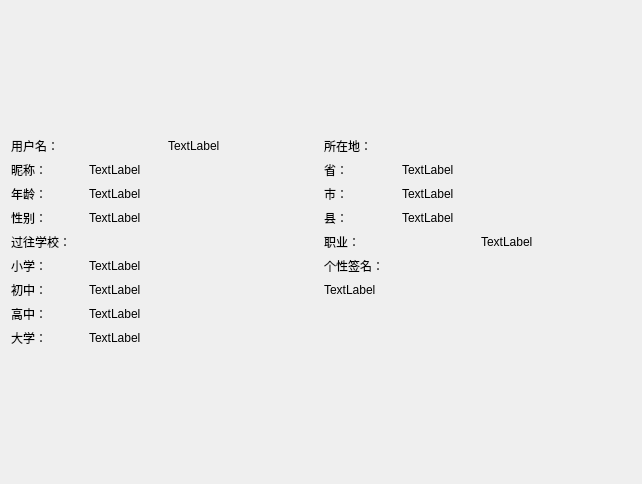
<?xml version="1.0" encoding="UTF-8"?>
<ui version="4.0">
 <class>UserInformation</class>
 <widget class="QWidget" name="UserInformation">
  <property name="geometry">
   <rect>
    <x>0</x>
    <y>0</y>
    <width>642</width>
    <height>484</height>
   </rect>
  </property>
  <property name="windowTitle">
   <string>个人信息</string>
  </property>
  <layout class="QGridLayout" name="gridLayout_2">
   <item row="0" column="0">
    <layout class="QGridLayout" name="gridLayout">
     <item row="0" column="0" colspan="2">
      <widget class="QLabel" name="label">
       <property name="text">
        <string>用户名：</string>
       </property>
      </widget>
     </item>
     <item row="0" column="2" colspan="2">
      <widget class="QLabel" name="userName_LB">
       <property name="sizePolicy">
        <sizepolicy hsizetype="Preferred" vsizetype="Fixed">
         <horstretch>0</horstretch>
         <verstretch>0</verstretch>
        </sizepolicy>
       </property>
       <property name="text">
        <string>TextLabel</string>
       </property>
      </widget>
     </item>
     <item row="0" column="4" colspan="3">
      <widget class="QLabel" name="label_12">
       <property name="sizePolicy">
        <sizepolicy hsizetype="Preferred" vsizetype="Fixed">
         <horstretch>0</horstretch>
         <verstretch>0</verstretch>
        </sizepolicy>
       </property>
       <property name="text">
        <string>所在地：</string>
       </property>
      </widget>
     </item>
     <item row="0" column="7">
      <widget class="QLabel" name="label_15">
       <property name="sizePolicy">
        <sizepolicy hsizetype="Preferred" vsizetype="Fixed">
         <horstretch>0</horstretch>
         <verstretch>0</verstretch>
        </sizepolicy>
       </property>
       <property name="text">
        <string/>
       </property>
      </widget>
     </item>
     <item row="1" column="0">
      <widget class="QLabel" name="label_2">
       <property name="text">
        <string>昵称：</string>
       </property>
      </widget>
     </item>
     <item row="1" column="1" colspan="3">
      <widget class="QLabel" name="TiName__LB">
       <property name="text">
        <string>TextLabel</string>
       </property>
      </widget>
     </item>
     <item row="1" column="4">
      <widget class="QLabel" name="label_6">
       <property name="text">
        <string>省：</string>
       </property>
      </widget>
     </item>
     <item row="1" column="5" colspan="3">
      <widget class="QLabel" name="province_LB">
       <property name="sizePolicy">
        <sizepolicy hsizetype="Preferred" vsizetype="Fixed">
         <horstretch>0</horstretch>
         <verstretch>0</verstretch>
        </sizepolicy>
       </property>
       <property name="text">
        <string>TextLabel</string>
       </property>
      </widget>
     </item>
     <item row="2" column="0">
      <widget class="QLabel" name="label_3">
       <property name="text">
        <string>年龄：</string>
       </property>
      </widget>
     </item>
     <item row="2" column="1" colspan="3">
      <widget class="QLabel" name="age_LB">
       <property name="text">
        <string>TextLabel</string>
       </property>
      </widget>
     </item>
     <item row="2" column="4">
      <widget class="QLabel" name="label_5">
       <property name="text">
        <string>市：</string>
       </property>
      </widget>
     </item>
     <item row="2" column="5" colspan="3">
      <widget class="QLabel" name="county_LB">
       <property name="sizePolicy">
        <sizepolicy hsizetype="Preferred" vsizetype="Fixed">
         <horstretch>0</horstretch>
         <verstretch>0</verstretch>
        </sizepolicy>
       </property>
       <property name="text">
        <string>TextLabel</string>
       </property>
      </widget>
     </item>
     <item row="3" column="0">
      <widget class="QLabel" name="label_4">
       <property name="text">
        <string>性别：</string>
       </property>
      </widget>
     </item>
     <item row="3" column="1" colspan="3">
      <widget class="QLabel" name="sex_LB">
       <property name="text">
        <string>TextLabel</string>
       </property>
      </widget>
     </item>
     <item row="3" column="4">
      <widget class="QLabel" name="label_7">
       <property name="text">
        <string>县：</string>
       </property>
      </widget>
     </item>
     <item row="3" column="5" colspan="3">
      <widget class="QLabel" name="city_LB">
       <property name="sizePolicy">
        <sizepolicy hsizetype="Preferred" vsizetype="Fixed">
         <horstretch>0</horstretch>
         <verstretch>0</verstretch>
        </sizepolicy>
       </property>
       <property name="text">
        <string>TextLabel</string>
       </property>
      </widget>
     </item>
     <item row="4" column="0" colspan="3">
      <widget class="QLabel" name="label_14">
       <property name="text">
        <string>过往学校：</string>
       </property>
      </widget>
     </item>
     <item row="4" column="3">
      <widget class="QLabel" name="label_16">
       <property name="sizePolicy">
        <sizepolicy hsizetype="Preferred" vsizetype="Fixed">
         <horstretch>0</horstretch>
         <verstretch>0</verstretch>
        </sizepolicy>
       </property>
       <property name="text">
        <string/>
       </property>
      </widget>
     </item>
     <item row="4" column="4" colspan="2">
      <widget class="QLabel" name="label_17">
       <property name="sizePolicy">
        <sizepolicy hsizetype="Preferred" vsizetype="Fixed">
         <horstretch>0</horstretch>
         <verstretch>0</verstretch>
        </sizepolicy>
       </property>
       <property name="text">
        <string>职业：</string>
       </property>
      </widget>
     </item>
     <item row="4" column="6" colspan="2">
      <widget class="QLabel" name="career_LB">
       <property name="sizePolicy">
        <sizepolicy hsizetype="Fixed" vsizetype="Fixed">
         <horstretch>0</horstretch>
         <verstretch>0</verstretch>
        </sizepolicy>
       </property>
       <property name="text">
        <string>TextLabel</string>
       </property>
      </widget>
     </item>
     <item row="5" column="0">
      <widget class="QLabel" name="label_8">
       <property name="text">
        <string>小学：</string>
       </property>
      </widget>
     </item>
     <item row="5" column="1" colspan="3">
      <widget class="QLabel" name="school1_LB">
       <property name="sizePolicy">
        <sizepolicy hsizetype="Preferred" vsizetype="Fixed">
         <horstretch>0</horstretch>
         <verstretch>0</verstretch>
        </sizepolicy>
       </property>
       <property name="text">
        <string>TextLabel</string>
       </property>
      </widget>
     </item>
     <item row="5" column="4" colspan="3">
      <widget class="QLabel" name="label_10">
       <property name="maximumSize">
        <size>
         <width>16777215</width>
         <height>30</height>
        </size>
       </property>
       <property name="text">
        <string>个性签名：</string>
       </property>
      </widget>
     </item>
     <item row="6" column="0">
      <widget class="QLabel" name="label_11">
       <property name="text">
        <string>初中：</string>
       </property>
      </widget>
     </item>
     <item row="6" column="1" colspan="3">
      <widget class="QLabel" name="school2_LB">
       <property name="sizePolicy">
        <sizepolicy hsizetype="Preferred" vsizetype="Fixed">
         <horstretch>0</horstretch>
         <verstretch>0</verstretch>
        </sizepolicy>
       </property>
       <property name="text">
        <string>TextLabel</string>
       </property>
      </widget>
     </item>
     <item row="6" column="4" colspan="3">
      <widget class="QLabel" name="title_LB">
       <property name="sizePolicy">
        <sizepolicy hsizetype="Fixed" vsizetype="Preferred">
         <horstretch>0</horstretch>
         <verstretch>0</verstretch>
        </sizepolicy>
       </property>
       <property name="text">
        <string>TextLabel</string>
       </property>
      </widget>
     </item>
     <item row="7" column="0">
      <widget class="QLabel" name="label_9">
       <property name="text">
        <string>高中：</string>
       </property>
      </widget>
     </item>
     <item row="7" column="1" colspan="3">
      <widget class="QLabel" name="school3_LB">
       <property name="sizePolicy">
        <sizepolicy hsizetype="Preferred" vsizetype="Fixed">
         <horstretch>0</horstretch>
         <verstretch>0</verstretch>
        </sizepolicy>
       </property>
       <property name="text">
        <string>TextLabel</string>
       </property>
      </widget>
     </item>
     <item row="8" column="0">
      <widget class="QLabel" name="label_13">
       <property name="text">
        <string>大学：</string>
       </property>
      </widget>
     </item>
     <item row="8" column="1" colspan="3">
      <widget class="QLabel" name="school4_LB">
       <property name="sizePolicy">
        <sizepolicy hsizetype="Fixed" vsizetype="Fixed">
         <horstretch>0</horstretch>
         <verstretch>0</verstretch>
        </sizepolicy>
       </property>
       <property name="autoFillBackground">
        <bool>false</bool>
       </property>
       <property name="text">
        <string>TextLabel</string>
       </property>
      </widget>
     </item>
    </layout>
   </item>
  </layout>
 </widget>
 <resources/>
 <connections/>
</ui>
